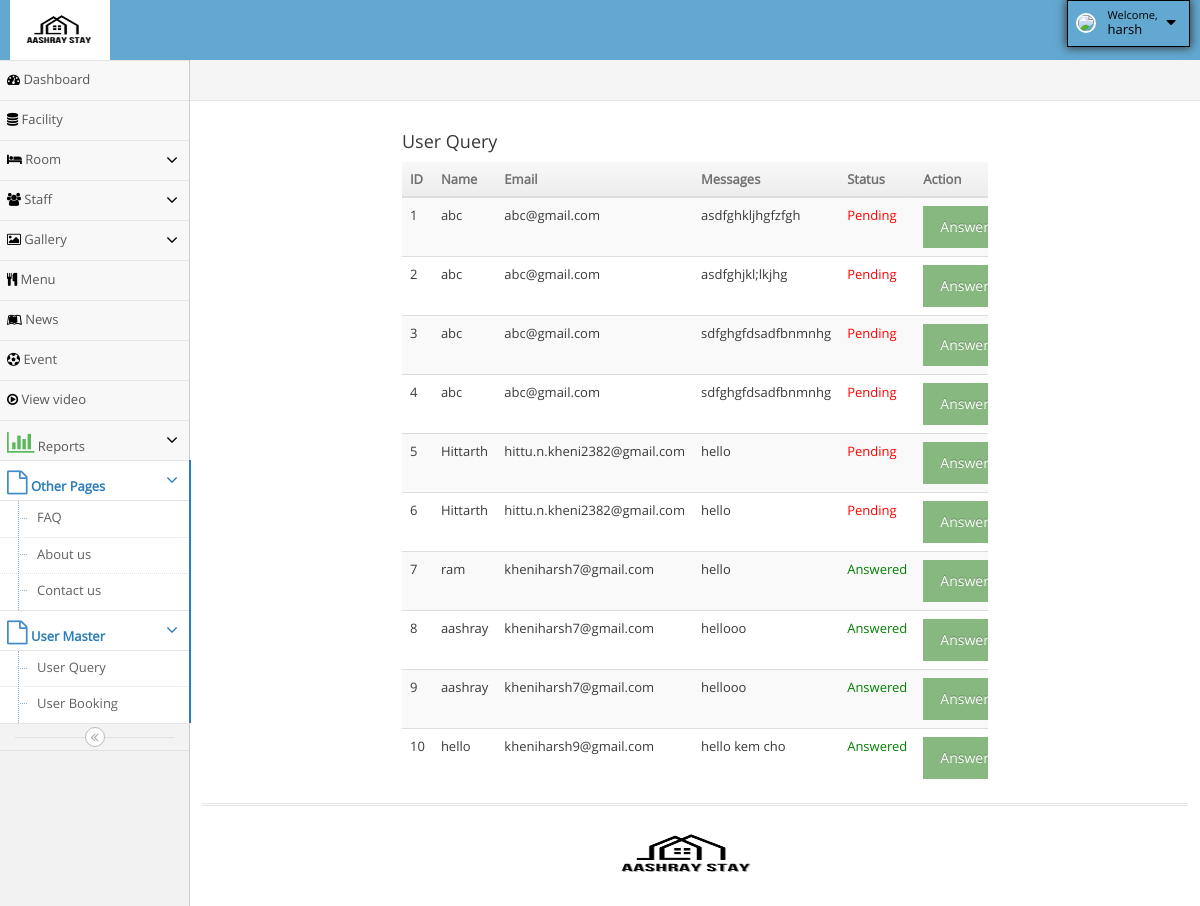
Page /HostelManagement_6878/admin/user_query.php (signed in) on the committed database.
### tables this page shows
CREATE TABLE IF NOT EXISTS `user_query` (
  `uqid` int NOT NULL AUTO_INCREMENT,
  `name` varchar(100) NOT NULL,
  `email` varchar(100) NOT NULL,
  `message` varchar(5000) NOT NULL,
  `status` int NOT NULL,
  PRIMARY KEY (`uqid`)
);

### HostelManagement_6878/admin/user_query.php (the view)
<?php
include('hhh.php');
include('connect.php');
?>
<div class="col-lg-12 grid-margin stretch-card">
    <div class="card">
        <div class="card-body">
            <h4 class="card-title">User Query</h4>
            <div class="table-responsive">
                <table class="table table-striped">
                    <thead>
                        <tr>
                            <th> ID </th>
                            <th> Name </th>
                            <th> Email </th>
                            <th> Messages </th>
                            <th> Status </th>
                            <th> Action </th>
                        </tr>
                    </thead>
                    <tbody>
                        <?php
                        $i = 1;
                        $q = mysqli_query($con, "SELECT * FROM user_query");
                        while ($row = mysqli_fetch_array($q)) {
                            echo "<tr>";
                            echo "<td>" . $i . "</td>";
                            echo "<td>" . $row['name'] . "</td>";
                            echo "<td>" . $row['email'] . "</td>";
                            echo "<td>" . $row['message'] . "</td>";
                            echo "<td>" . ($row['status'] == 0 ? "<span style='color:red;'>Pending</span>" : "<span style='color:green;'>Answered</span>") . "</td>";
                            echo "<td>
                                <a href='query_answer.php?uqid=" . $row['uqid'] . "' class='btn btn-success'>Answer</a>
                            </td>";
                            $i++;
                            echo "</tr>";
                        }
                        ?>
                    </tbody>
                </table>
            </div>
        </div>
    </div>
</div>
<?php include('fff.php'); ?>

### rows in the picture
user_query: name "abc", email "abc@gmail.com", message "asdfghkljhgfzfgh", status "Pending"
user_query: name "abc", email "abc@gmail.com", message "asdfghjkl;lkjhg", status "Pending"
user_query: name "abc", email "abc@gmail.com", message "sdfghgfdsadfbnmnhg", status "Pending"
user_query: name "abc", email "abc@gmail.com", message "sdfghgfdsadfbnmnhg", status "Pending"
user_query: name "Hittarth", email "hittu.n.kheni2382@gmail.com", message "hello", status "Pending"
user_query: name "Hittarth", email "hittu.n.kheni2382@gmail.com", message "hello", status "Pending"
user_query: name "ram", email "kheniharsh7@gmail.com", message "hello", status "Answered"
user_query: name "aashray", email "kheniharsh7@gmail.com", message "hellooo", status "Answered"
user_query: name "aashray", email "kheniharsh7@gmail.com", message "hellooo", status "Answered"
user_query: name "hello", email "kheniharsh9@gmail.com", message "hello kem cho", status "Answered"

### other values in the picture
$_SESSION['aname'] "harsh"
